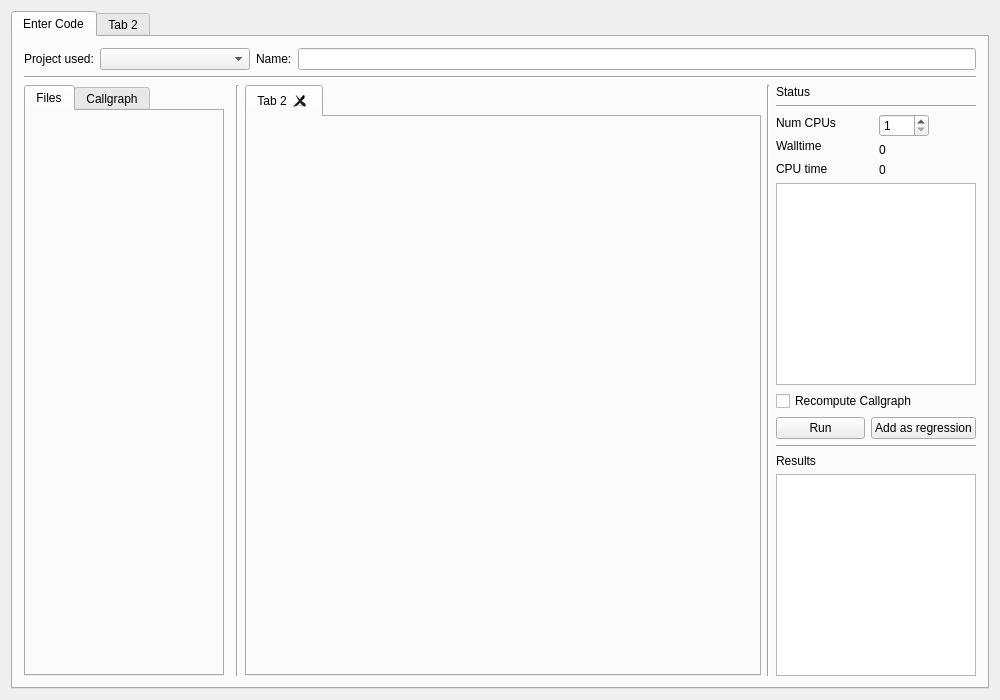
<?xml version="1.0" encoding="UTF-8"?>
<ui version="4.0">
 <class>compass_uiClass</class>
 <widget class="QWidget" name="compass_uiClass">
  <property name="geometry">
   <rect>
    <x>0</x>
    <y>0</y>
    <width>1000</width>
    <height>700</height>
   </rect>
  </property>
  <property name="windowTitle">
   <string>compass_ui</string>
  </property>
  <layout class="QHBoxLayout" name="horizontalLayout_2">
   <item>
    <widget class="QTabWidget" name="tabWidget">
     <property name="currentIndex">
      <number>0</number>
     </property>
     <widget class="QWidget" name="tab">
      <attribute name="title">
       <string>Enter Code</string>
      </attribute>
      <layout class="QVBoxLayout" name="verticalLayout_2">
       <item>
        <layout class="QVBoxLayout" name="verticalLayout">
         <item>
          <layout class="QHBoxLayout" name="horizontalLayout">
           <item>
            <widget class="QLabel" name="label">
             <property name="text">
              <string>Project used:</string>
             </property>
            </widget>
           </item>
           <item>
            <widget class="QComboBox" name="project_used">
             <property name="minimumSize">
              <size>
               <width>150</width>
               <height>0</height>
              </size>
             </property>
            </widget>
           </item>
           <item>
            <widget class="QLabel" name="label_2">
             <property name="text">
              <string>Name:</string>
             </property>
            </widget>
           </item>
           <item>
            <widget class="QLineEdit" name="name"/>
           </item>
          </layout>
         </item>
        </layout>
       </item>
       <item>
        <widget class="Line" name="line">
         <property name="orientation">
          <enum>Qt::Horizontal</enum>
         </property>
        </widget>
       </item>
       <item>
        <layout class="QHBoxLayout" name="horizontalLayout_3">
         <item>
          <layout class="QHBoxLayout" name="horizontalLayout_4">
           <item>
            <layout class="QVBoxLayout" name="verticalLayout_4">
             <item>
              <widget class="QTabWidget" name="tabWidget_2">
               <property name="minimumSize">
                <size>
                 <width>200</width>
                 <height>0</height>
                </size>
               </property>
               <property name="maximumSize">
                <size>
                 <width>200</width>
                 <height>16777215</height>
                </size>
               </property>
               <property name="currentIndex">
                <number>0</number>
               </property>
               <widget class="QWidget" name="files">
                <attribute name="title">
                 <string>Files</string>
                </attribute>
               </widget>
               <widget class="QWidget" name="callgraph">
                <attribute name="title">
                 <string>Callgraph</string>
                </attribute>
               </widget>
              </widget>
             </item>
            </layout>
           </item>
           <item>
            <widget class="Line" name="line_3">
             <property name="orientation">
              <enum>Qt::Horizontal</enum>
             </property>
            </widget>
           </item>
           <item>
            <widget class="Line" name="line_4">
             <property name="orientation">
              <enum>Qt::Vertical</enum>
             </property>
            </widget>
           </item>
           <item>
            <widget class="QTabWidget" name="editor_tabs">
             <property name="currentIndex">
              <number>0</number>
             </property>
             <property name="tabsClosable">
              <bool>true</bool>
             </property>
             <widget class="QWidget" name="tab_4">
              <attribute name="title">
               <string>Tab 2</string>
              </attribute>
             </widget>
            </widget>
           </item>
           <item>
            <widget class="Line" name="line_2">
             <property name="orientation">
              <enum>Qt::Vertical</enum>
             </property>
            </widget>
           </item>
           <item>
            <layout class="QVBoxLayout" name="verticalLayout_5"/>
           </item>
          </layout>
         </item>
         <item>
          <layout class="QVBoxLayout" name="verticalLayout_6">
           <item>
            <layout class="QVBoxLayout" name="verticalLayout_7">
             <item>
              <widget class="QLabel" name="label_5">
               <property name="text">
                <string>Status</string>
               </property>
              </widget>
             </item>
            </layout>
           </item>
           <item>
            <widget class="Line" name="line_5">
             <property name="orientation">
              <enum>Qt::Horizontal</enum>
             </property>
            </widget>
           </item>
           <item>
            <layout class="QHBoxLayout" name="horizontalLayout_6">
             <property name="sizeConstraint">
              <enum>QLayout::SetMinimumSize</enum>
             </property>
             <item>
              <layout class="QVBoxLayout" name="verticalLayout_13">
               <item>
                <widget class="QLabel" name="label_7">
                 <property name="text">
                  <string>Num CPUs</string>
                 </property>
                </widget>
               </item>
               <item>
                <widget class="QLabel" name="label_4">
                 <property name="text">
                  <string>Walltime</string>
                 </property>
                </widget>
               </item>
               <item>
                <widget class="QLabel" name="label_6">
                 <property name="text">
                  <string>CPU time</string>
                 </property>
                </widget>
               </item>
              </layout>
             </item>
             <item>
              <layout class="QVBoxLayout" name="verticalLayout_14">
               <item>
                <widget class="QSpinBox" name="num_cpus">
                 <property name="maximumSize">
                  <size>
                   <width>50</width>
                   <height>16777215</height>
                  </size>
                 </property>
                 <property name="minimum">
                  <number>1</number>
                 </property>
                 <property name="maximum">
                  <number>16</number>
                 </property>
                </widget>
               </item>
               <item>
                <widget class="QLabel" name="walltime">
                 <property name="text">
                  <string>0</string>
                 </property>
                </widget>
               </item>
               <item>
                <widget class="QLabel" name="cputime">
                 <property name="text">
                  <string>0</string>
                 </property>
                </widget>
               </item>
              </layout>
             </item>
            </layout>
           </item>
           <item>
            <widget class="QListWidget" name="status_list">
             <property name="maximumSize">
              <size>
               <width>200</width>
               <height>16777215</height>
              </size>
             </property>
            </widget>
           </item>
           <item>
            <widget class="QCheckBox" name="recompute_callgraph">
             <property name="text">
              <string>Recompute Callgraph</string>
             </property>
            </widget>
           </item>
           <item>
            <layout class="QHBoxLayout" name="horizontalLayout_13">
             <item>
              <widget class="QPushButton" name="run_button">
               <property name="text">
                <string>Run</string>
               </property>
              </widget>
             </item>
             <item>
              <widget class="QPushButton" name="add_regression_button">
               <property name="text">
                <string>Add as regression</string>
               </property>
              </widget>
             </item>
            </layout>
           </item>
           <item>
            <layout class="QHBoxLayout" name="horizontalLayout_5"/>
           </item>
           <item>
            <widget class="Line" name="line_6">
             <property name="orientation">
              <enum>Qt::Horizontal</enum>
             </property>
            </widget>
           </item>
           <item>
            <widget class="QLabel" name="label_10">
             <property name="frameShape">
              <enum>QFrame::NoFrame</enum>
             </property>
             <property name="text">
              <string>Results</string>
             </property>
             <property name="textFormat">
              <enum>Qt::AutoText</enum>
             </property>
            </widget>
           </item>
           <item>
            <widget class="QListView" name="results">
             <property name="minimumSize">
              <size>
               <width>200</width>
               <height>0</height>
              </size>
             </property>
             <property name="maximumSize">
              <size>
               <width>200</width>
               <height>16777215</height>
              </size>
             </property>
            </widget>
           </item>
          </layout>
         </item>
        </layout>
       </item>
       <item>
        <layout class="QVBoxLayout" name="verticalLayout_3"/>
       </item>
      </layout>
     </widget>
     <widget class="QWidget" name="tab_2">
      <attribute name="title">
       <string>Tab 2</string>
      </attribute>
      <widget class="QPushButton" name="pushButton">
       <property name="geometry">
        <rect>
         <x>170</x>
         <y>70</y>
         <width>84</width>
         <height>28</height>
        </rect>
       </property>
       <property name="text">
        <string>PushButton</string>
       </property>
      </widget>
     </widget>
    </widget>
   </item>
  </layout>
 </widget>
 <layoutdefault spacing="6" margin="11"/>
 <resources/>
 <connections/>
</ui>
